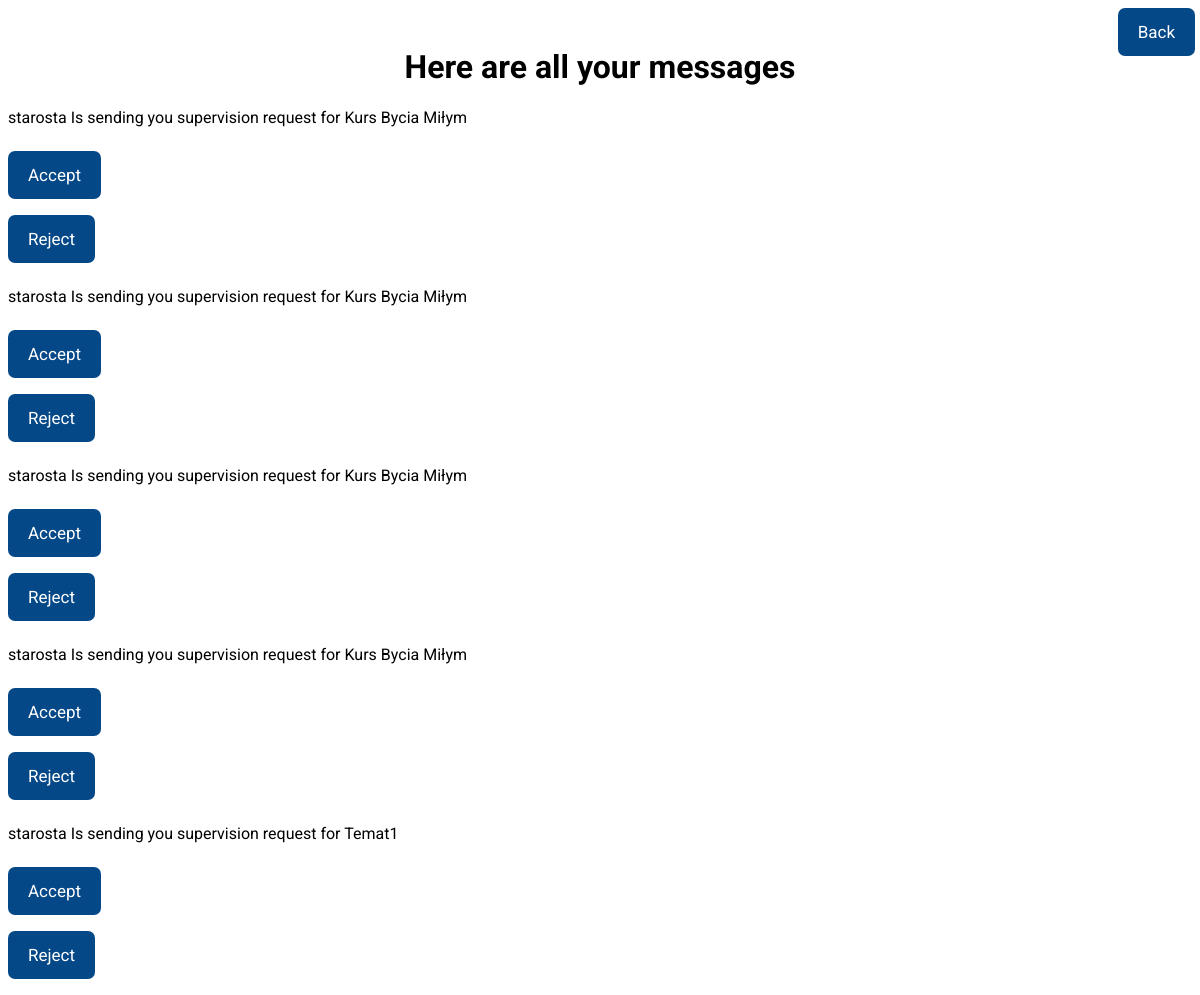
Page /dissertation/notifications/ (signed in) on the earlier database version.
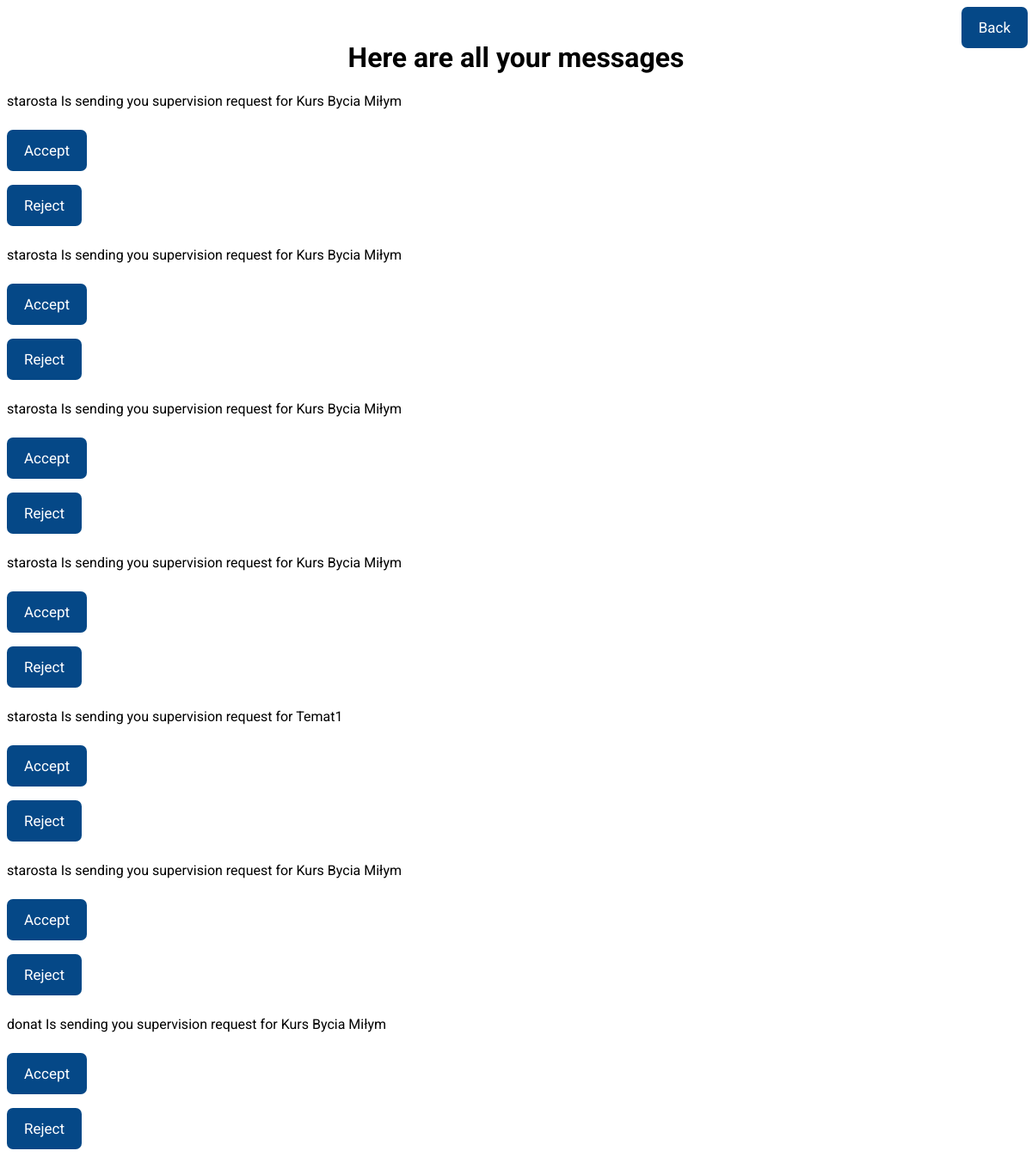
Same page on the later database version.
### dissertation/models.py (models this page shows)
class Message(models.Model):
    sender = models.ForeignKey(Profile, related_name='sender_key', on_delete=models.CASCADE)
    receiver = models.ForeignKey(Profile, related_name='receiver_key', on_delete=models.CASCADE)
    text = models.TextField()

class Profile(models.Model):
    user = models.OneToOneField(User, on_delete=models.CASCADE)
    is_reviewer = models.BooleanField(default=False)
    academic_degree = models.CharField(max_length=100, default="None")
    picture = models.FileField(default='')
    thesisList = models.ManyToManyField(Thesis, blank=True)
    cooperator = models.ForeignKey('self', on_delete=models.CASCADE, null=True, blank=True)
    def __str__(user):
        return str(user.user)

### dissertation/views.py (the view)
# urls.py: path('notifications/', views.Notifications.as_view(), name='notifications'),
class Notifications(LoginRequiredMixin, ListView):
    model = Message
    template_name = 'dissertation/notifications.html'
    context_object_name = 'all_messages'

### dissertation/templates/dissertation/notifications.html (shortened to what this page needs)
{% extends "dissertation/base.html" %}
{% block content %}
    {% if all_messages %}
        <h1 align="center">Here are all your messages</h1>
                        {% for message in all_messages %}
                            {% if user.get_username == message.receiver.user.get_username %}
                                        <p>{{message.sender}} {{message.text}}</p>
                                        <a href="{% url 'start' %}notifications/{{ message.sender.user.username }}/{{ message.id }}/accept/"><input type="button" value="Accept" class="guzior"></a>
                                        <form action="{% url 'rejectStudent' message.id %}" method="post" >
                                            <input type="submit" value="Reject" class="guzior">
                                        </form>
                            {% endif %}
                        {% endfor %}
    {% else %}
        <h3>You don't have any messages</h3>
    {%  endif %}
    <a href="{%  url 'index' %}"><input type="button" class="bback" value="Back"></input></a>
{% endblock %}

Differences in the rows shown:
added Message: sender "starosta", text "Is sending you supervision request for Kurs Bycia Miłym"
added Message: sender "donat", text "Is sending you supervision request for Kurs Bycia Miłym"
